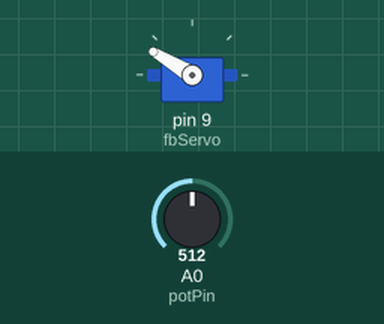
Simulated run of this sketch. Board: Arduino Uno, built with avr-gcc and run on an emulated ATmega328P. On the bench: servo. Inputs (shaded band) come from the test bench; at power-on: A0 (potPin) = 512. What the sketch prints to the serial monitor is not drawn.

Above: at 1.2 s.
1.3 s: A0 (potPin) set to 306
At 6.5 s:
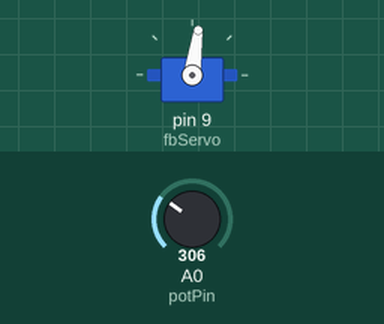
13.0 s: A0 (potPin) set to 122
At 18.9 s:
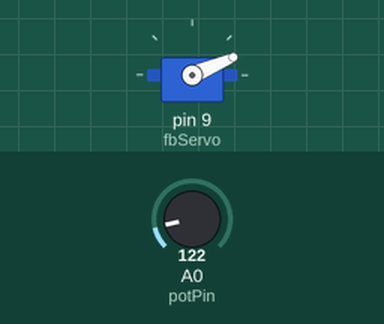
24.7 s: A0 (potPin) set to 0
At 30.0 s:
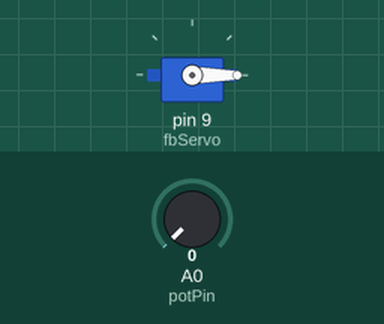
31.3 s: A0 (potPin) set to 511
Timing chart, 0 to 42.5 s (numbered marks = the images above; inputs shaded):
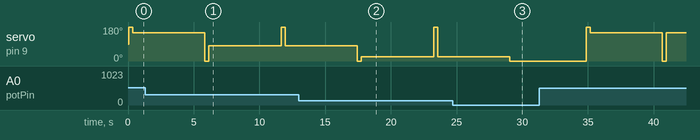

Measured:
- after the input at 24.7 s, servo on pin 9 (fbServo): goes on until 29.1 s, then stays 0°

The sketch:

ServoFeedbackTest3.ino
```cpp
/*
ServoFeedbackTest2

The purpose of this code is to demonstrate the use of the feedback signal to initialise the
servo position at startup and prevent jerking

The code demonstrates the startup and then randomly repositions the arm and reboots the arduino
to repeat the demonstration

the serial speed is set to 115200
*/

// include the Servo library
#include <Servo.h>

int mapHigh = 606; // <<<<<<<<<<<<<<<<<<<<< record and update these values for your servo
int mapLow = 50;

void (*resetFunc)(void) = 0;  // reset function

Servo fbServo;  // create a servo object

int const potPin = A0;  // analog pin used to connect the potentiometer
int angle;              // variable to hold the angle for the servo motor
int error = 2;

void setup() {

  Serial.begin(115200);  // open a serial connection
  delay(50);
  Serial.println("Starting....");
  fbServo.attach(9);  // attach the servo on pin 9 to the servo object

}

void loop() {

  if (angle == 0) {  // alternate between max and min angles
    angle = 180;
  } else {
    angle = 0;
  }
  fbServo.write(angle);  // reposition servo
  delay(300);
  int v = analogRead(A0);  // read feedback value

  int actual = map(v, mapLow, mapHigh, 0, 180);  // map feedback value against arm sweep to provide actual angle

  if ( abs(actual-angle) < error )  // if difference less than error then ok
  {
    fbServo.write(actual);  // write servo to actual to prevent minor shifts
    Serial.print("Servo moved to ");
    Serial.print(angle);
    Serial.println(" successfully");
  }
  else {
    fbServo.write(actual);  // reposition servo to current angle to stop motor
    Serial.print("ERROR: Servo stuck at ");  // report error
    Serial.println(actual);
  }
    for (int i = 0; i <= 10; i++) {  // wait to reposition again
    Serial.print(".");
    delay(500);
  }
   Serial.println("");
}
```
